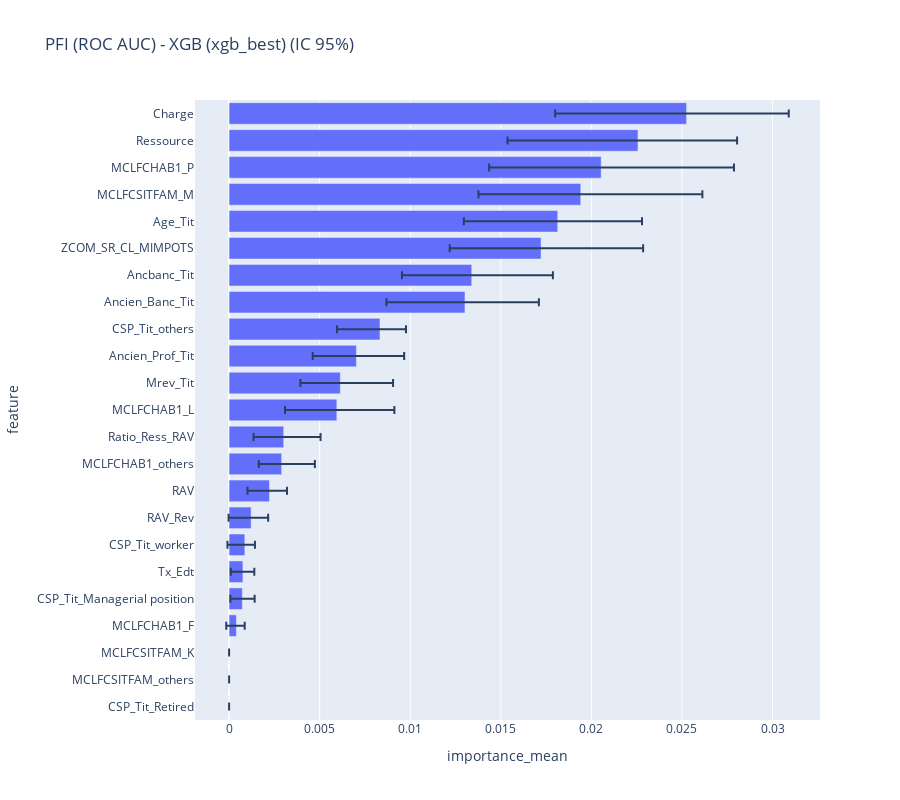

The code cell stored with this chart in its notebook:
### Markdown cell above
### PFI Train

### Code cell
X_pfi, y_pfi = X_train, y_train

pfi_xgb = permutation_importance(
    xgb_best,
    X_pfi,
    y_pfi,
    n_repeats=40,
    scoring="roc_auc",
    random_state=42,
    n_jobs=-1
)

# IC via quantiles des répétitions (axis=1 = par feature)
q025 = np.quantile(pfi_xgb.importances, 0.025, axis=1)
q975 = np.quantile(pfi_xgb.importances, 0.975, axis=1)

pfi_xgb_df = (
    pd.DataFrame({
        "feature": X_pfi.columns,
        "importance_mean": pfi_xgb.importances_mean,
        "importance_std": pfi_xgb.importances_std,
        "q025": q025,
        "q975": q975
    })
    .sort_values("importance_mean", ascending=False)
    .reset_index(drop=True)
)

# Colonnes d'erreurs
pfi_xgb_df["err_plus"] = (pfi_xgb_df["q975"] - pfi_xgb_df["importance_mean"]).clip(lower=0)
pfi_xgb_df["err_minus"] = (pfi_xgb_df["importance_mean"] - pfi_xgb_df["q025"]).clip(lower=0)

print("Permutation Feature Importance ((xgb_best), avec IC 95%) :")
display(pfi_xgb_df.round(6))

# Graphique
fig = px.bar(
    pfi_xgb_df,
    x="importance_mean",
    y="feature",
    error_x="err_plus",
    error_x_minus="err_minus",
    orientation="h",
    title="PFI (ROC AUC) - XGB (xgb_best) (IC 95%)",
    height=800
)
fig.update_layout(yaxis=dict(autorange="reversed"), xaxis_title="importance_mean")
fig.show()

### Figure 1 — Plotly figure (JSON) as saved in the notebook; plotly's stock layout.template omitted (floating-point values rounded to 4 significant figures)
{"data": [{"error_x": {"array": [0.00564, 0.005472, 0.007333, 0.006715, 0.004652, 0.005635, 0.004479, 0.00408, 0.001436, 0.002636, 0.002912, 0.003173, 0.002033, 0.001835, 0.0009664, 0.0009416, 0.0005574, 0.0006297, 0.0006784, 0.0004613, 0.0, 0.0, 0.0], "arrayminus": [0.007252, 0.0072, 0.006182, 0.005647, 0.005182, 0.005043, 0.003853, 0.004337, 0.002369, 0.002411, 0.002203, 0.002862, 0.001665, 0.001263, 0.001212, 0.001242, 0.0009604, 0.0006659, 0.0006609, 0.0005579, 0.0, 0.0, 0.0]}, "hovertemplate": "importance_mean=%{x}<br>feature=%{y}<extra></extra>", "legendgroup": "", "marker": {"color": "#636efa", "pattern": {"shape": ""}}, "name": "", "orientation": "h", "showlegend": false, "textposition": "auto", "type": "bar", "x": [0.02525, 0.02257, 0.02054, 0.01941, 0.01814, 0.01722, 0.0134, 0.01302, 0.008328, 0.007028, 0.00614, 0.005949, 0.003015, 0.0029, 0.00223, 0.001216, 0.0008698, 0.0007626, 0.0007312, 0.0004011, 0.0, 0.0, 0.0], "xaxis": "x", "y": ["Charge", "Ressource", "MCLFCHAB1_P", "MCLFCSITFAM_M", "Age_Tit", "ZCOM_SR_CL_MIMPOTS", "Ancbanc_Tit", "Ancien_Banc_Tit", "CSP_Tit_others", "Ancien_Prof_Tit", "Mrev_Tit", "MCLFCHAB1_L", "Ratio_Ress_RAV", "MCLFCHAB1_others", "RAV", "RAV_Rev", "CSP_Tit_worker", "Tx_Edt", "CSP_Tit_Managerial position", "MCLFCHAB1_F", "MCLFCSITFAM_K", "MCLFCSITFAM_others", "CSP_Tit_Retired"], "yaxis": "y"}], "layout": {"barmode": "relative", "height": 800, "legend": {"tracegroupgap": 0}, "title": {"text": "PFI (ROC AUC) - XGB (xgb_best) (IC 95%)"}, "xaxis": {"anchor": "y", "domain": [0, 1], "title": {"text": "importance_mean"}}, "yaxis": {"anchor": "x", "autorange": "reversed", "domain": [0, 1], "title": {"text": "feature"}}}}
